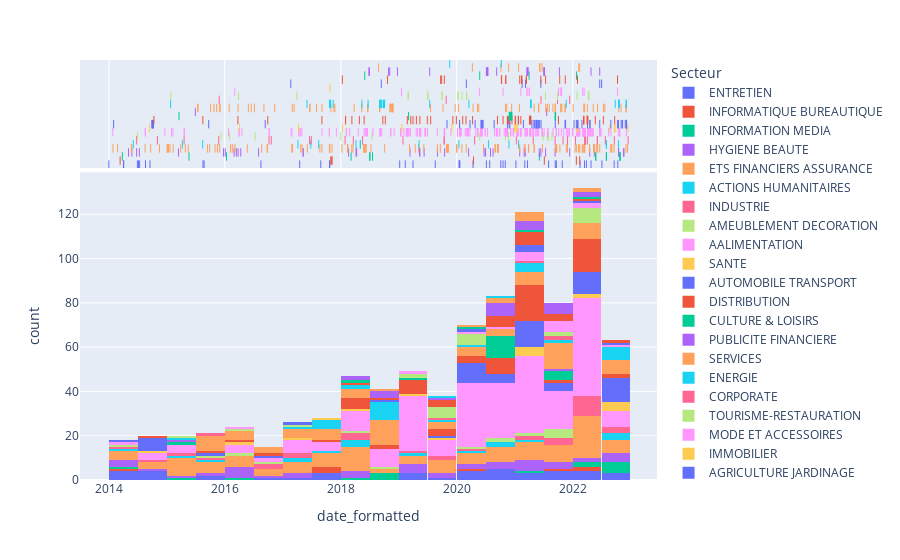

The notebook cell saved with this chart:
### Code cell
# filtered by keywords
fig = px.histogram(plot_df, x='date_formatted',marginal='rug', color='Secteur')
fig.show()
